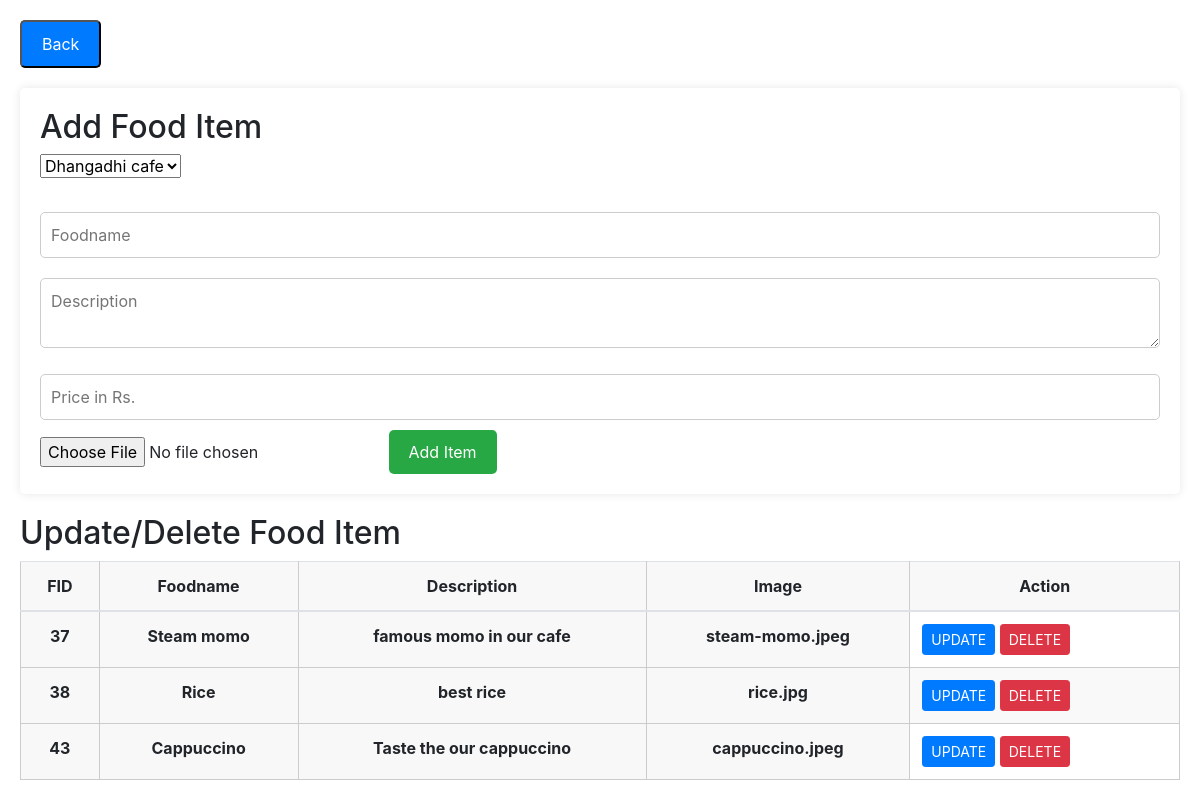
Screenshot of /OFOS/addfooditem.php (signed in) with the database file from the repository.
### tables this page shows
CREATE TABLE `view_foods` (
  `F_ID` int(11) NOT NULL,
  `R_ID` int(11) NOT NULL,
  `foodname` varchar(50) NOT NULL,
  `price` bigint(20) NOT NULL,
  `description` varchar(100) NOT NULL,
  `image` varchar(255) NOT NULL
);

### OFOS/addfooditem.php (the view, shortened to what this page needs)
<?php
$owner_id = $_SESSION["id"];
include 'db.php';
?>
<!DOCTYPE html>
<html lang="en">
<head>
    <link rel="stylesheet" href="https://cdn.jsdelivr.net/npm/bootstrap@4.3.1/dist/css/bootstrap.min.css">
    <link rel="stylesheet" href="https://cdnjs.cloudflare.com/ajax/libs/font-awesome/6.6.0/css/all.min.css" />
</head>
<body>
<button class="back-button" onclick="history.back()">Back</button>
    <form method="post" action="" enctype="multipart/form-data">
        <h2>Add Food Item</h2>
        <select name="rest">
                <?php
                $select = "SELECT * FROM tbl_restaurants where o_id =".$owner_id;
                $result = mysqli_query($conn, $select);
                while ($row = mysqli_fetch_assoc($result)) {
                    ?>
                    <option value="<?php echo $row["R_ID"]; ?>"><?php  echo $row["name"]; ?></option>
                    <?php
                }
                ?>
            </select><br><br>
        <input type="text" name="foodname" placeholder="Foodname" required>
        <textarea name="description" placeholder="Description" required></textarea>
        <input type="number" step="0.01" name="price" placeholder="Price in Rs." required>
        <input type="file" name="image" placeholder="add images" required>
        <input type="submit" name="add" value="Add Item">
    </form>
    <h2>Update/Delete Food Item</h2>
    <table class="table table-hover text-center">
  <thead>
    <tr>
      <th >FID</th>
      <th >Foodname</th>
      <th >Description</th>
      <th >Image</th>
      <th>Action</th>
    </tr>
  </thead>
  <tbody>
    <?php
    $sql="SELECT * FROM view_foods left join tbl_restaurants on view_foods.R_ID = tbl_restaurants.R_ID where o_id = ".$owner_id;
    $result=mysqli_query($conn,$sql);
    while ($row= mysqli_fetch_assoc($result)){
        ?>
   <tr>
    <th> <?php echo $row['F_ID']?></th>
    <th> <?php echo $row['foodname'] ?></th>
    <th> <?php echo $row['description'] ?></th>
    <th> <?php echo $row['image'] ?></th>
    <td>
         <a class='btn btn-primary btn-sm' href='a_edit.php?id=<?php echo $row['F_ID'];?>'>UPDATE</a>
        <a class='btn btn-danger btn-sm' href='a_delete.php?id=<?php echo $row['F_ID'];?>' onclick="return confirm('Are you sure want to delete this record?');">DELETE</a>
    </td>
    </tr>
<?php
    }
    ?>
  </tbody>
</table>
</body>
</html>

### OFOS/addfooditem.php (style rules this page uses)
body { font-family: Arial, sans-serif; margin: 0; padding: 20px; background-color: #f4f4f4; }
form { background: #fff; padding: 20px; margin-bottom: 20px; border-radius: 5px; box-shadow: 0 0 10px rgba(0, 0, 0, 0.1); }
form h2 { margin-top: 0; }
form input[type="text"], form input[type="number"], form textarea { width: 100%; padding: 10px; margin: 10px 0; border: 1px solid #ccc; border-radius: 5px; }
form input[type="submit"] { background: #28a745; color: #fff; border: none; padding: 10px 20px; border-radius: 5px; cursor: pointer; transition: background 0.3s; }
table { width: 100%; border-collapse: collapse; margin-bottom: 20px; }
table, th, td { border: 1px solid #ccc; }
th, td { padding: 10px; text-align: left; }
th { background-color: #f8f8f8; }
tr:nth-child(even) { background-color: #f9f9f9; }
a { text-decoration: none; }
.back-button { display: inline-block; margin-bottom: 20px; padding: 10px 20px; background-color: #007bff; color: white; text-decoration: none; border-radius: 5px; cursor: pointer; }

### rows the page displays
view_foods: F_ID "37", foodname "Steam momo", description "famous momo in our cafe", image "steam-momo.jpeg"
view_foods: F_ID "38", foodname "Rice", description "best rice", image "rice.jpg"
view_foods: F_ID "43", foodname "Cappuccino", description "Taste the our cappuccino", image "cappuccino.jpeg"

### other values shown
form field rest "Dhangadhi cafe"
